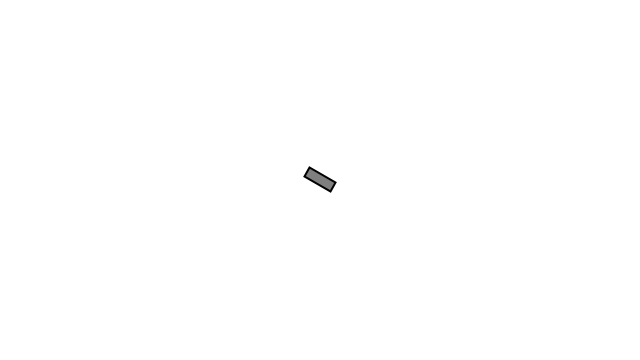
Frame 1 (no input)
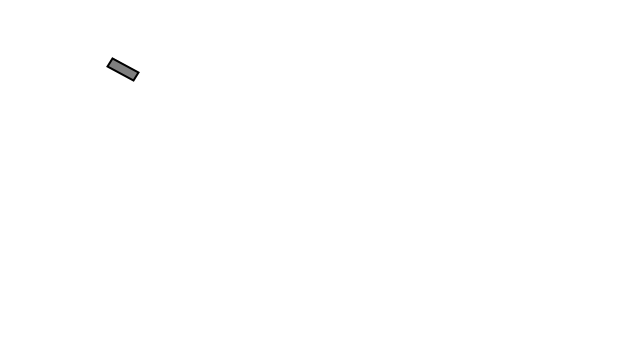
Frame 60 (the mouse pressed at the canvas centre just before this capture)
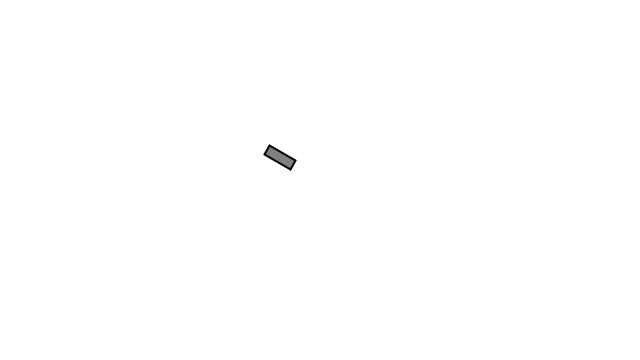
Frame 120 (the mouse held since frame 60 and released just before this capture)

The Processing sketch that drew these frames (run headless with seeded random() and noise(); from frame 60 on, the mouse is pressed at the canvas centre):

// Processing sketch: NOC_3_03_pointing_velocity
// ── NOC_3_03_pointing_velocity.pde
// The Nature of Code
// Daniel Shiffman
// http://natureofcode.com

Mover mover;

void setup() {
  size(640,360);
  mover = new Mover(); 
}

void draw() {
  background(255);
  
  mover.update();
  mover.checkEdges();
  mover.display(); 
}



// ── Mover.pde
// The Nature of Code
// Daniel Shiffman
// http://natureofcode.com

class Mover {

  PVector position;
  PVector velocity;
  PVector acceleration;
  float topspeed;

  float xoff, yoff;

  float r = 16;

  Mover() {
    position = new PVector(width/2, height/2);
    velocity = new PVector(0, 0);
    topspeed = 4;
    xoff = 1000;
    yoff = 0;
  }

  void update() {

    PVector mouse = new PVector(mouseX, mouseY);
    PVector dir = PVector.sub(mouse, position);
    dir.normalize();
    dir.mult(0.5);
    acceleration = dir;

    velocity.add(acceleration);
    velocity.limit(topspeed);
    position.add(velocity);
  }

  void display() {
    float theta = velocity.heading();

    stroke(0);
    strokeWeight(2);
    fill(127);
    pushMatrix();
    rectMode(CENTER);
    translate(position.x, position.y);
    rotate(theta);
    rect(0, 0, 30, 10);
    popMatrix();
  }

  void checkEdges() {

    if (position.x > width) {
      position.x = 0;
    } 
    else if (position.x < 0) {
      position.x = width;
    }

    if (position.y > height) {
      position.y = 0;
    } 
    else if (position.y < 0) {
      position.y = height;
    }
  }
}
